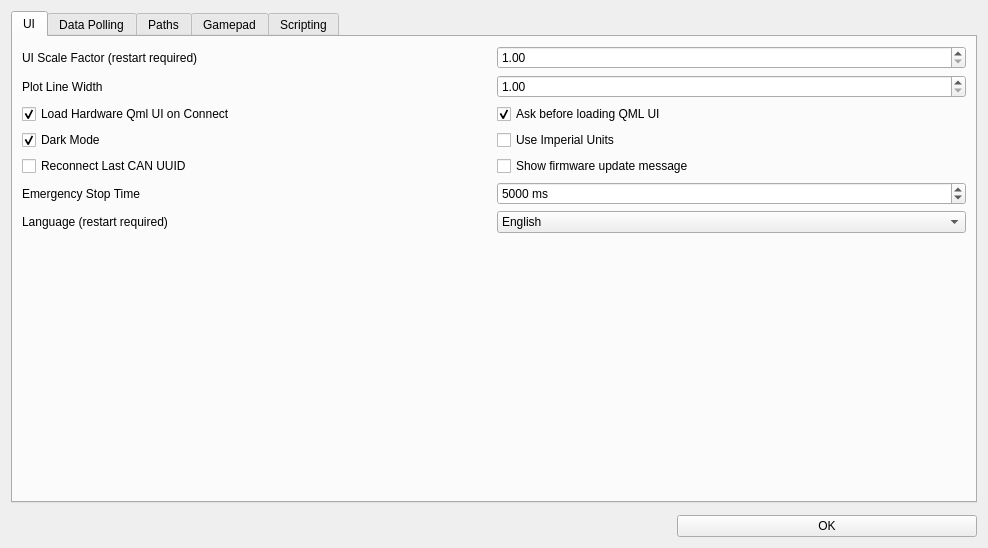
<?xml version="1.0" encoding="UTF-8"?>
<ui version="4.0">
 <class>Preferences</class>
 <widget class="QWidget" name="Preferences">
  <property name="geometry">
   <rect>
    <x>0</x>
    <y>0</y>
    <width>988</width>
    <height>548</height>
   </rect>
  </property>
  <property name="windowTitle">
   <string>Preferences</string>
  </property>
  <layout class="QVBoxLayout" name="verticalLayout_2">
   <property name="spacing">
    <number>12</number>
   </property>
   <item>
    <widget class="QTabWidget" name="tabWidget">
     <property name="tabPosition">
      <enum>QTabWidget::TabPosition::North</enum>
     </property>
     <property name="tabShape">
      <enum>QTabWidget::TabShape::Rounded</enum>
     </property>
     <property name="currentIndex">
      <number>0</number>
     </property>
     <widget class="QWidget" name="tab">
      <attribute name="title">
       <string>UI</string>
      </attribute>
      <layout class="QVBoxLayout" name="verticalLayout" stretch="0,1">
       <item>
        <layout class="QGridLayout" name="gridLayout_41" columnminimumwidth="0,1">
         <item row="3" column="1">
          <widget class="QCheckBox" name="useImperialBox">
           <property name="text">
            <string>Use Imperial Units</string>
           </property>
          </widget>
         </item>
         <item row="2" column="0">
          <widget class="QCheckBox" name="loadQmlUiConnectBox">
           <property name="text">
            <string>Load Hardware Qml UI on Connect</string>
           </property>
           <property name="checked">
            <bool>true</bool>
           </property>
          </widget>
         </item>
         <item row="4" column="0">
          <widget class="QCheckBox" name="reconnectCanBox">
           <property name="text">
            <string>Reconnect Last CAN UUID</string>
           </property>
          </widget>
         </item>
         <item row="0" column="0">
          <widget class="QLabel" name="label">
           <property name="maximumSize">
            <size>
             <width>16777215</width>
             <height>16777215</height>
            </size>
           </property>
           <property name="text">
            <string>UI Scale Factor (restart required)</string>
           </property>
          </widget>
         </item>
         <item row="3" column="0">
          <widget class="QCheckBox" name="darkModeBox">
           <property name="text">
            <string>Dark Mode</string>
           </property>
           <property name="checked">
            <bool>true</bool>
           </property>
           <property name="tristate">
            <bool>false</bool>
           </property>
          </widget>
         </item>
         <item row="2" column="1">
          <widget class="QCheckBox" name="qmlUiAskBox">
           <property name="text">
            <string>Ask before loading QML UI</string>
           </property>
           <property name="checked">
            <bool>true</bool>
           </property>
          </widget>
         </item>
         <item row="1" column="0">
          <widget class="QLabel" name="label_61">
           <property name="maximumSize">
            <size>
             <width>16777215</width>
             <height>16777215</height>
            </size>
           </property>
           <property name="text">
            <string>Plot Line Width</string>
           </property>
          </widget>
         </item>
         <item row="0" column="1">
          <widget class="QDoubleSpinBox" name="uiScaleBox">
           <property name="toolTip">
            <string>&lt;html&gt;&lt;head/&gt;&lt;body&gt;&lt;p&gt;Scale the user intefrace with this factor. Useful for high resolution monitors. VESC Tool must be restarted for this setting to take effect.&lt;/p&gt;&lt;/body&gt;&lt;/html&gt;</string>
           </property>
           <property name="minimum">
            <double>1.000000000000000</double>
           </property>
           <property name="maximum">
            <double>3.000000000000000</double>
           </property>
           <property name="singleStep">
            <double>0.100000000000000</double>
           </property>
          </widget>
         </item>
         <item row="1" column="1">
          <widget class="QDoubleSpinBox" name="uiPlotWidthBox">
           <property name="toolTip">
            <string>&lt;html&gt;&lt;head/&gt;&lt;body&gt;&lt;p&gt;Line thickness for the graphs in plots.&lt;/p&gt;&lt;/body&gt;&lt;/html&gt;</string>
           </property>
           <property name="minimum">
            <double>1.000000000000000</double>
           </property>
           <property name="maximum">
            <double>10.000000000000000</double>
           </property>
           <property name="singleStep">
            <double>1.000000000000000</double>
           </property>
          </widget>
         </item>
         <item row="4" column="1">
          <widget class="QCheckBox" name="showFwUpdateBox">
           <property name="text">
            <string>Show firmware update message</string>
           </property>
          </widget>
         </item>
         <item row="5" column="0">
          <widget class="QLabel" name="label_13">
           <property name="text">
            <string>Emergency Stop Time</string>
           </property>
          </widget>
         </item>
         <item row="5" column="1">
          <widget class="QSpinBox" name="estopTimeBox">
           <property name="toolTip">
            <string>Time to disable all motor commands after using the stop button or the ESC key.</string>
           </property>
           <property name="suffix">
            <string> ms</string>
           </property>
           <property name="maximum">
            <number>65000</number>
           </property>
           <property name="singleStep">
            <number>10</number>
           </property>
           <property name="value">
            <number>5000</number>
           </property>
          </widget>
         </item>
         <item row="6" column="0">
          <widget class="QLabel" name="label_lang">
           <property name="text">
            <string>Language (restart required)</string>
           </property>
          </widget>
         </item>
         <item row="6" column="1">
          <widget class="QComboBox" name="languageBox">
           <item>
            <property name="text">
             <string>English</string>
            </property>
           </item>
           <item>
            <property name="text">
             <string>中文</string>
            </property>
           </item>
          </widget>
         </item>
        </layout>
       </item>
       <item>
        <spacer name="verticalSpacer">
         <property name="orientation">
          <enum>Qt::Orientation::Vertical</enum>
         </property>
         <property name="sizeHint" stdset="0">
          <size>
           <width>20</width>
           <height>5</height>
          </size>
         </property>
        </spacer>
       </item>
      </layout>
     </widget>
     <widget class="QWidget" name="tab_4">
      <attribute name="title">
       <string>Data Polling</string>
      </attribute>
      <layout class="QGridLayout" name="gridLayout_5" rowstretch="0,0,0,0,0,1" columnstretch="0,0,1" columnminimumwidth="0,0,1">
       <item row="2" column="0">
        <widget class="QLabel" name="label_11">
         <property name="text">
          <string>IMU Data Poll Rate</string>
         </property>
        </widget>
       </item>
       <item row="0" column="0">
        <widget class="QLabel" name="label_9">
         <property name="text">
          <string>RT Data Poll Rate</string>
         </property>
        </widget>
       </item>
       <item row="0" column="1">
        <widget class="QDoubleSpinBox" name="pollRtDataBox">
         <property name="suffix">
          <string> Hz</string>
         </property>
         <property name="decimals">
          <number>1</number>
         </property>
         <property name="minimum">
          <double>0.100000000000000</double>
         </property>
         <property name="maximum">
          <double>200.000000000000000</double>
         </property>
         <property name="value">
          <double>50.000000000000000</double>
         </property>
        </widget>
       </item>
       <item row="3" column="0">
        <widget class="QLabel" name="label_12">
         <property name="text">
          <string>BMS Data Poll Rate</string>
         </property>
        </widget>
       </item>
       <item row="1" column="2">
        <spacer name="horizontalSpacer">
         <property name="orientation">
          <enum>Qt::Orientation::Horizontal</enum>
         </property>
         <property name="sizeHint" stdset="0">
          <size>
           <width>5</width>
           <height>5</height>
          </size>
         </property>
        </spacer>
       </item>
       <item row="1" column="1">
        <widget class="QDoubleSpinBox" name="pollAppDataBox">
         <property name="suffix">
          <string> Hz</string>
         </property>
         <property name="decimals">
          <number>1</number>
         </property>
         <property name="minimum">
          <double>0.100000000000000</double>
         </property>
         <property name="maximum">
          <double>200.000000000000000</double>
         </property>
         <property name="value">
          <double>20.000000000000000</double>
         </property>
        </widget>
       </item>
       <item row="1" column="0">
        <widget class="QLabel" name="label_10">
         <property name="text">
          <string>App Data Poll Rate</string>
         </property>
        </widget>
       </item>
       <item row="5" column="0">
        <spacer name="verticalSpacer_5">
         <property name="orientation">
          <enum>Qt::Orientation::Vertical</enum>
         </property>
         <property name="sizeHint" stdset="0">
          <size>
           <width>20</width>
           <height>5</height>
          </size>
         </property>
        </spacer>
       </item>
       <item row="3" column="1">
        <widget class="QDoubleSpinBox" name="pollBmsDataBox">
         <property name="suffix">
          <string> Hz</string>
         </property>
         <property name="decimals">
          <number>1</number>
         </property>
         <property name="minimum">
          <double>0.100000000000000</double>
         </property>
         <property name="maximum">
          <double>200.000000000000000</double>
         </property>
         <property name="value">
          <double>10.000000000000000</double>
         </property>
        </widget>
       </item>
       <item row="2" column="1">
        <widget class="QDoubleSpinBox" name="pollImuDataBox">
         <property name="suffix">
          <string> Hz</string>
         </property>
         <property name="decimals">
          <number>1</number>
         </property>
         <property name="minimum">
          <double>0.100000000000000</double>
         </property>
         <property name="maximum">
          <double>200.000000000000000</double>
         </property>
         <property name="value">
          <double>50.000000000000000</double>
         </property>
        </widget>
       </item>
       <item row="4" column="0" colspan="2">
        <widget class="QPushButton" name="pollRestoreButton">
         <property name="text">
          <string>Restore Defaults</string>
         </property>
         <property name="icon">
          <iconset resource="res.qrc">
           <normaloff>:/res/icons/Restart-96.png</normaloff>:/res/icons/Restart-96.png</iconset>
         </property>
        </widget>
       </item>
      </layout>
     </widget>
     <widget class="QWidget" name="tab_3">
      <attribute name="title">
       <string>Paths</string>
      </attribute>
      <layout class="QVBoxLayout" name="verticalLayout_3" stretch="0,1">
       <item>
        <layout class="QGridLayout" name="gridLayout_4">
         <item row="2" column="1">
          <widget class="QLineEdit" name="pathScriptOutputEdit">
           <property name="text">
            <string/>
           </property>
          </widget>
         </item>
         <item row="1" column="1">
          <widget class="QLineEdit" name="pathScriptInputEdit">
           <property name="text">
            <string/>
           </property>
          </widget>
         </item>
         <item row="0" column="1">
          <widget class="QLineEdit" name="pathRtLogEdit">
           <property name="text">
            <string/>
           </property>
          </widget>
         </item>
         <item row="1" column="2">
          <widget class="QPushButton" name="pathScriptInputChooseButton">
           <property name="toolTip">
            <string>Choose output directory</string>
           </property>
           <property name="text">
            <string/>
           </property>
           <property name="icon">
            <iconset resource="res.qrc">
             <normaloff>:/res/icons/Open Folder-96.png</normaloff>:/res/icons/Open Folder-96.png</iconset>
           </property>
          </widget>
         </item>
         <item row="1" column="0">
          <widget class="QLabel" name="label_7">
           <property name="text">
            <string>Script Input Files</string>
           </property>
          </widget>
         </item>
         <item row="2" column="2">
          <widget class="QPushButton" name="pathScriptOutputChooseButton">
           <property name="toolTip">
            <string>Choose output directory</string>
           </property>
           <property name="text">
            <string/>
           </property>
           <property name="icon">
            <iconset resource="res.qrc">
             <normaloff>:/res/icons/Open Folder-96.png</normaloff>:/res/icons/Open Folder-96.png</iconset>
           </property>
          </widget>
         </item>
         <item row="2" column="0">
          <widget class="QLabel" name="label_8">
           <property name="text">
            <string>Script Output Files</string>
           </property>
          </widget>
         </item>
         <item row="0" column="2">
          <widget class="QPushButton" name="pathRtLogChooseButton">
           <property name="toolTip">
            <string>Choose output directory</string>
           </property>
           <property name="text">
            <string/>
           </property>
           <property name="icon">
            <iconset resource="res.qrc">
             <normaloff>:/res/icons/Open Folder-96.png</normaloff>:/res/icons/Open Folder-96.png</iconset>
           </property>
          </widget>
         </item>
         <item row="0" column="0">
          <widget class="QLabel" name="label_6">
           <property name="text">
            <string>RT Data Log</string>
           </property>
          </widget>
         </item>
         <item row="3" column="0">
          <widget class="QLabel" name="label_15">
           <property name="text">
            <string>Local Logs</string>
           </property>
          </widget>
         </item>
         <item row="3" column="1">
          <widget class="QLineEdit" name="pathLocalLogEdit"/>
         </item>
         <item row="3" column="2">
          <widget class="QPushButton" name="pathLocalLogChooseButton">
           <property name="text">
            <string/>
           </property>
           <property name="icon">
            <iconset resource="res.qrc">
             <normaloff>:/res/icons/Open Folder-96.png</normaloff>:/res/icons/Open Folder-96.png</iconset>
           </property>
          </widget>
         </item>
        </layout>
       </item>
       <item>
        <spacer name="verticalSpacer_4">
         <property name="orientation">
          <enum>Qt::Orientation::Vertical</enum>
         </property>
         <property name="sizeHint" stdset="0">
          <size>
           <width>20</width>
           <height>5</height>
          </size>
         </property>
        </spacer>
       </item>
      </layout>
     </widget>
     <widget class="QWidget" name="tab_2">
      <attribute name="title">
       <string>Gamepad</string>
      </attribute>
      <layout class="QVBoxLayout" name="verticalLayout_4" stretch="0,0,1">
       <item>
        <widget class="QGroupBox" name="groupBox_2">
         <property name="title">
          <string>Axis Monitoring and Configuration</string>
         </property>
         <layout class="QHBoxLayout" name="horizontalLayout_2" stretch="1,1">
          <property name="leftMargin">
           <number>6</number>
          </property>
          <property name="topMargin">
           <number>6</number>
          </property>
          <property name="rightMargin">
           <number>6</number>
          </property>
          <property name="bottomMargin">
           <number>6</number>
          </property>
          <item>
           <layout class="QGridLayout" name="gridLayout">
            <property name="spacing">
             <number>2</number>
            </property>
            <item row="3" column="1">
             <widget class="QProgressBar" name="jsAxis4Bar">
              <property name="minimum">
               <number>-1000</number>
              </property>
              <property name="maximum">
               <number>1000</number>
              </property>
              <property name="value">
               <number>0</number>
              </property>
              <property name="format">
               <string>%v</string>
              </property>
             </widget>
            </item>
            <item row="0" column="1">
             <widget class="QProgressBar" name="jsAxis1Bar">
              <property name="minimum">
               <number>-1000</number>
              </property>
              <property name="maximum">
               <number>1000</number>
              </property>
              <property name="value">
               <number>0</number>
              </property>
              <property name="format">
               <string>%v</string>
              </property>
             </widget>
            </item>
            <item row="1" column="1">
             <widget class="QProgressBar" name="jsAxis2Bar">
              <property name="minimum">
               <number>-1000</number>
              </property>
              <property name="maximum">
               <number>1000</number>
              </property>
              <property name="value">
               <number>0</number>
              </property>
              <property name="format">
               <string>%v</string>
              </property>
             </widget>
            </item>
            <item row="0" column="0">
             <widget class="QLabel" name="label_2">
              <property name="text">
               <string>Axis 1</string>
              </property>
             </widget>
            </item>
            <item row="1" column="0">
             <widget class="QLabel" name="label_3">
              <property name="text">
               <string>Axis 2</string>
              </property>
             </widget>
            </item>
            <item row="3" column="0">
             <widget class="QLabel" name="label_5">
              <property name="text">
               <string>Axis 4</string>
              </property>
             </widget>
            </item>
            <item row="2" column="1">
             <widget class="QProgressBar" name="jsAxis3Bar">
              <property name="minimum">
               <number>-1000</number>
              </property>
              <property name="maximum">
               <number>1000</number>
              </property>
              <property name="value">
               <number>0</number>
              </property>
              <property name="format">
               <string>%v</string>
              </property>
             </widget>
            </item>
            <item row="2" column="0">
             <widget class="QLabel" name="label_4">
              <property name="text">
               <string>Axis 3</string>
              </property>
             </widget>
            </item>
            <item row="0" column="2">
             <widget class="QPushButton" name="jsConf1Button">
              <property name="text">
               <string>Configure</string>
              </property>
              <property name="icon">
               <iconset resource="res.qrc">
                <normaloff>:/res/icons/Horizontal Settings Mixer-96.png</normaloff>:/res/icons/Horizontal Settings Mixer-96.png</iconset>
              </property>
             </widget>
            </item>
            <item row="1" column="2">
             <widget class="QPushButton" name="jsConf2Button">
              <property name="text">
               <string>Configure</string>
              </property>
              <property name="icon">
               <iconset resource="res.qrc">
                <normaloff>:/res/icons/Horizontal Settings Mixer-96.png</normaloff>:/res/icons/Horizontal Settings Mixer-96.png</iconset>
              </property>
             </widget>
            </item>
            <item row="2" column="2">
             <widget class="QPushButton" name="jsConf3Button">
              <property name="text">
               <string>Configure</string>
              </property>
              <property name="icon">
               <iconset resource="res.qrc">
                <normaloff>:/res/icons/Horizontal Settings Mixer-96.png</normaloff>:/res/icons/Horizontal Settings Mixer-96.png</iconset>
              </property>
             </widget>
            </item>
            <item row="3" column="2">
             <widget class="QPushButton" name="jsConf4Button">
              <property name="text">
               <string>Configure</string>
              </property>
              <property name="icon">
               <iconset resource="res.qrc">
                <normaloff>:/res/icons/Horizontal Settings Mixer-96.png</normaloff>:/res/icons/Horizontal Settings Mixer-96.png</iconset>
              </property>
             </widget>
            </item>
           </layout>
          </item>
          <item>
           <layout class="QGridLayout" name="gridLayout_2">
            <property name="spacing">
             <number>2</number>
            </property>
            <item row="1" column="1">
             <widget class="QPushButton" name="jsConnectButton">
              <property name="text">
               <string>Connect</string>
              </property>
              <property name="icon">
               <iconset resource="res.qrc">
                <normaloff>:/res/icons/Connected-96.png</normaloff>:/res/icons/Connected-96.png</iconset>
              </property>
             </widget>
            </item>
            <item row="1" column="0">
             <widget class="QPushButton" name="jsScanButton">
              <property name="text">
               <string>Scan</string>
              </property>
              <property name="icon">
               <iconset resource="res.qrc">
                <normaloff>:/res/icons/Refresh-96.png</normaloff>:/res/icons/Refresh-96.png</iconset>
              </property>
             </widget>
            </item>
            <item row="0" column="0" colspan="2">
             <widget class="QComboBox" name="jsListBox"/>
            </item>
            <item row="3" column="1">
             <spacer name="verticalSpacer_2">
              <property name="orientation">
               <enum>Qt::Orientation::Vertical</enum>
              </property>
              <property name="sizeHint" stdset="0">
               <size>
                <width>20</width>
                <height>10</height>
               </size>
              </property>
             </spacer>
            </item>
            <item row="2" column="0" colspan="2">
             <widget class="QPushButton" name="jsResetConfigButton">
              <property name="text">
               <string>Reset Configuration</string>
              </property>
              <property name="icon">
               <iconset resource="res.qrc">
                <normaloff>:/res/icons/Restart-96.png</normaloff>:/res/icons/Restart-96.png</iconset>
              </property>
             </widget>
            </item>
           </layout>
          </item>
         </layout>
        </widget>
       </item>
       <item>
        <widget class="QGroupBox" name="groupBox">
         <property name="title">
          <string>Interpretation</string>
         </property>
         <layout class="QGridLayout" name="gridLayout_3">
          <property name="leftMargin">
           <number>6</number>
          </property>
          <property name="topMargin">
           <number>6</number>
          </property>
          <property name="rightMargin">
           <number>6</number>
          </property>
          <property name="bottomMargin">
           <number>6</number>
          </property>
          <property name="spacing">
           <number>2</number>
          </property>
          <item row="3" column="1">
           <widget class="QDoubleSpinBox" name="jsCurrentMaxBox">
            <property name="prefix">
             <string>Max Current: </string>
            </property>
            <property name="suffix">
             <string> A</string>
            </property>
            <property name="maximum">
             <double>1000.000000000000000</double>
            </property>
            <property name="value">
             <double>10.000000000000000</double>
            </property>
           </widget>
          </item>
          <item row="4" column="1">
           <widget class="QDoubleSpinBox" name="jsErpmMaxBox">
            <property name="prefix">
             <string>Max ERPM: </string>
            </property>
            <property name="decimals">
             <number>0</number>
            </property>
            <property name="maximum">
             <double>300000.000000000000000</double>
            </property>
            <property name="value">
             <double>60000.000000000000000</double>
            </property>
           </widget>
          </item>
          <item row="2" column="0">
           <widget class="QCheckBox" name="jsBidirectionalBox">
            <property name="text">
             <string>Bidirectional</string>
            </property>
           </widget>
          </item>
          <item row="0" column="1">
           <widget class="QComboBox" name="jsControlTypeBox">
            <item>
             <property name="text">
              <string>Current Control</string>
             </property>
            </item>
            <item>
             <property name="text">
              <string>Current Control Brake</string>
             </property>
            </item>
            <item>
             <property name="text">
              <string>Duty Control</string>
             </property>
            </item>
            <item>
             <property name="text">
              <string>Speed Control</string>
             </property>
            </item>
            <item>
             <property name="text">
              <string>Position Control</string>
             </property>
            </item>
           </widget>
          </item>
          <item row="4" column="0">
           <widget class="QDoubleSpinBox" name="jsErpmMinBox">
            <property name="prefix">
             <string>Min ERPM: </string>
            </property>
            <property name="decimals">
             <number>0</number>
            </property>
            <property name="minimum">
             <double>-300000.000000000000000</double>
            </property>
            <property name="maximum">
             <double>0.000000000000000</double>
            </property>
            <property name="value">
             <double>-30000.000000000000000</double>
            </property>
           </widget>
          </item>
          <item row="3" column="0">
           <widget class="QDoubleSpinBox" name="jsCurrentMinBox">
            <property name="prefix">
             <string>Min Current: </string>
            </property>
            <property name="suffix">
             <string> A</string>
            </property>
            <property name="minimum">
             <double>-1000.000000000000000</double>
            </property>
            <property name="maximum">
             <double>0.000000000000000</double>
            </property>
            <property name="value">
             <double>-10.000000000000000</double>
            </property>
           </widget>
          </item>
          <item row="2" column="1">
           <widget class="QCheckBox" name="jsInvertedBox">
            <property name="text">
             <string>Inverted</string>
            </property>
           </widget>
          </item>
          <item row="5" column="0">
           <widget class="QCheckBox" name="jsConfigOkBox">
            <property name="text">
             <string>Configuration is OK (check this box manually when done)</string>
            </property>
           </widget>
          </item>
          <item row="1" column="1">
           <widget class="QSpinBox" name="jsMaxBox">
            <property name="prefix">
             <string>Max: </string>
            </property>
            <property name="minimum">
             <number>-1000</number>
            </property>
            <property name="maximum">
             <number>1000</number>
            </property>
            <property name="value">
             <number>1000</number>
            </property>
           </widget>
          </item>
          <item row="1" column="0">
           <widget class="QSpinBox" name="jsMinBox">
            <property name="prefix">
             <string>Min: </string>
            </property>
            <property name="minimum">
             <number>-1000</number>
            </property>
            <property name="maximum">
             <number>1000</number>
            </property>
            <property name="value">
             <number>-1000</number>
            </property>
           </widget>
          </item>
          <item row="6" column="0" colspan="2">
           <widget class="DisplayBar" name="jsDisp" native="true">
            <property name="minimumSize">
             <size>
              <width>0</width>
              <height>30</height>
             </size>
            </property>
           </widget>
          </item>
          <item row="0" column="0">
           <widget class="QComboBox" name="jseAxisBox">
            <item>
             <property name="text">
              <string>Use Axis 1</string>
             </property>
            </item>
            <item>
             <property name="text">
              <string>Use Axis 2</string>
             </property>
            </item>
            <item>
             <property name="text">
              <string>Use Axis 3</string>
             </property>
            </item>
            <item>
             <property name="text">
              <string>Use Axis 4</string>
             </property>
            </item>
           </widget>
          </item>
         </layout>
        </widget>
       </item>
       <item>
        <spacer name="verticalSpacer_3">
         <property name="orientation">
          <enum>Qt::Orientation::Vertical</enum>
         </property>
         <property name="sizeHint" stdset="0">
          <size>
           <width>5</width>
           <height>5</height>
          </size>
         </property>
        </spacer>
       </item>
      </layout>
     </widget>
     <widget class="QWidget" name="tab_5">
      <attribute name="title">
       <string>Scripting</string>
      </attribute>
      <layout class="QVBoxLayout" name="verticalLayout_6" stretch="0,0,1">
       <item>
        <widget class="QGroupBox" name="groupBox_3">
         <property name="title">
          <string>Upload/Stream/Run</string>
         </property>
         <layout class="QVBoxLayout" name="verticalLayout_5">
          <item>
           <widget class="QRadioButton" name="uploadContentEditorButton">
            <property name="toolTip">
             <string>Use editor content when uploading/streaming/running code.</string>
            </property>
            <property name="text">
             <string>Use Editor Content</string>
            </property>
            <property name="checked">
             <bool>true</bool>
            </property>
           </widget>
          </item>
          <item>
           <widget class="QRadioButton" name="uploadContentFileButton">
            <property name="toolTip">
             <string>Use file content when uploading/streaming/running code. If the content is not saved and a file path does not exist the editor content will be used instead.</string>
            </property>
            <property name="text">
             <string>Use File Content</string>
            </property>
           </widget>
          </item>
         </layout>
        </widget>
       </item>
       <item>
        <widget class="QGroupBox" name="groupBox_4">
         <property name="toolTip">
          <string>Remove comments, spaces and imports on upload. This saves space, but makes the code less readable when reading it back.</string>
         </property>
         <property name="title">
          <string>LispBM Editor</string>
         </property>
         <layout class="QGridLayout" name="gridLayout_6">
          <item row="1" column="0">
           <widget class="QLabel" name="label_14">
            <property name="text">
             <string>REPL Max Line Count</string>
            </property>
           </widget>
          </item>
          <item row="1" column="1">
           <widget class="QSpinBox" name="replMaxLineBox">
            <property name="toolTip">
             <string>Maximum number of lines to show in REPL. Reducing this number improves performance when printing things fast.</string>
            </property>
            <property name="minimum">
             <number>20</number>
            </property>
            <property name="maximum">
             <number>20000</number>
            </property>
            <property name="value">
             <number>5000</number>
            </property>
           </widget>
          </item>
          <item row="2" column="0">
           <widget class="QCheckBox" name="reduceLispBox">
            <property name="text">
             <string>Reduce Code on Upload</string>
            </property>
           </widget>
          </item>
         </layout>
        </widget>
       </item>
       <item>
        <spacer name="verticalSpacer_6">
         <property name="orientation">
          <enum>Qt::Orientation::Vertical</enum>
         </property>
         <property name="sizeHint" stdset="0">
          <size>
           <width>20</width>
           <height>5</height>
          </size>
         </property>
        </spacer>
       </item>
      </layout>
     </widget>
    </widget>
   </item>
   <item>
    <widget class="QPushButton" name="okButton">
     <property name="maximumSize">
      <size>
       <width>300</width>
       <height>16777215</height>
      </size>
     </property>
     <property name="layoutDirection">
      <enum>Qt::LayoutDirection::RightToLeft</enum>
     </property>
     <property name="text">
      <string>OK</string>
     </property>
    </widget>
   </item>
  </layout>
 </widget>
 <customwidgets>
  <customwidget>
   <class>DisplayBar</class>
   <extends>QWidget</extends>
   <header>widgets/displaybar.h</header>
   <container>1</container>
  </customwidget>
 </customwidgets>
 <resources>
  <include location="res.qrc"/>
 </resources>
 <connections/>
</ui>
